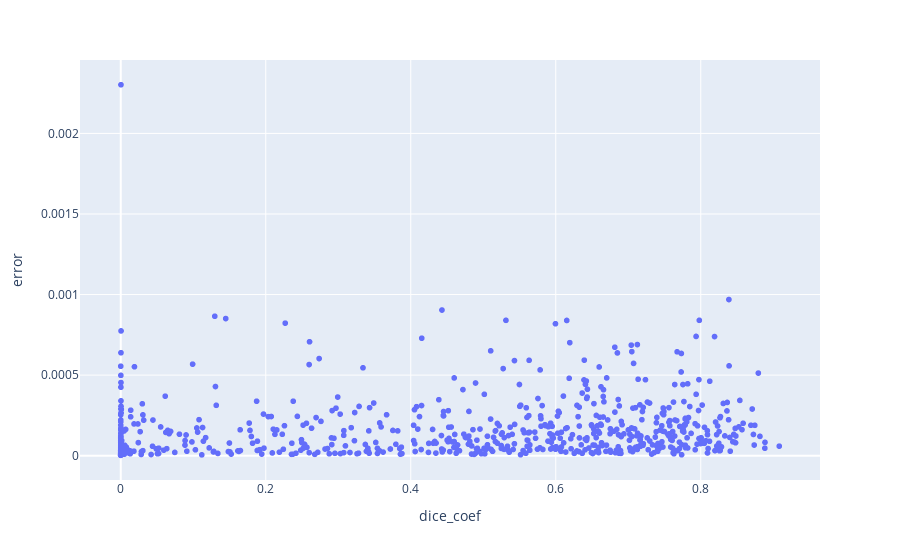
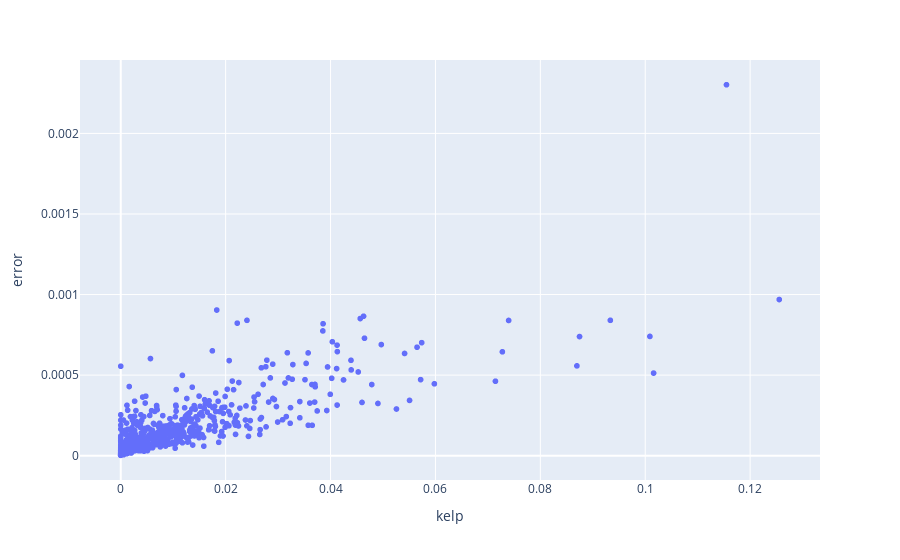
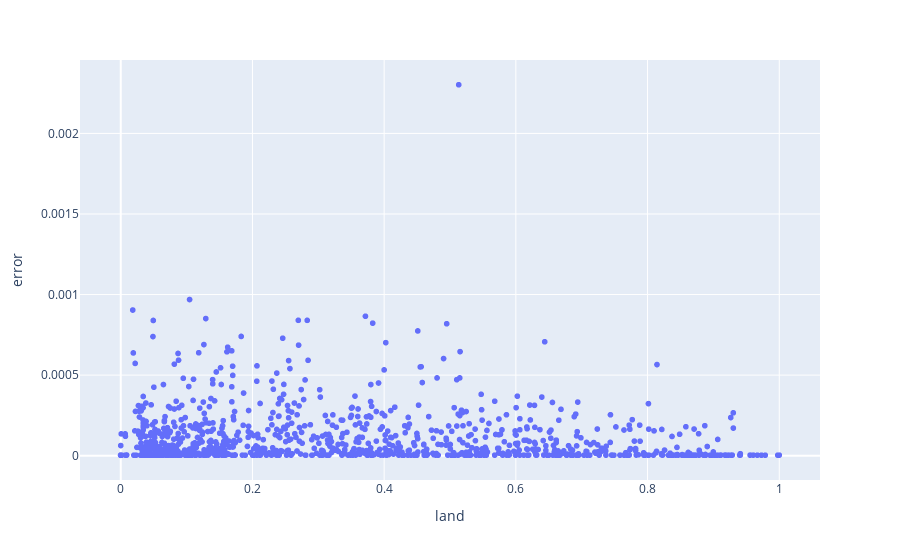
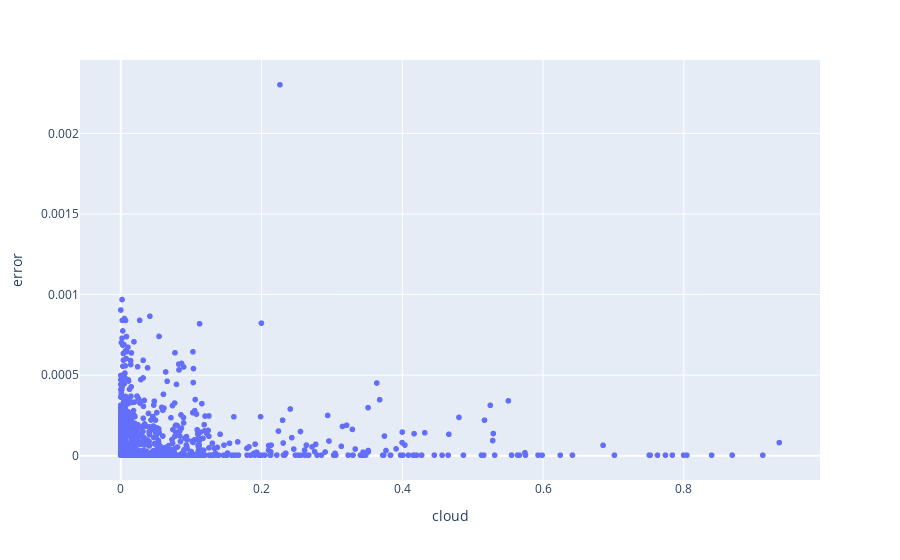

Notebook cell for these charts, in order:
### Code cell
# Plot scatterplots of dice coefficient, against kelp, land, cloud and missing_landsat, with plotly
import plotly.express as px
for col in ['dice_coef','kelp', 'land', 'cloud', 'missing_landsat']:
    fig = px.scatter(results, x=col, y='error')
    fig.show()

### Figure 1 — Plotly figure (JSON) as saved in the notebook; plotly's stock layout.template omitted (floating-point values rounded to 4 significant figures; data arrays with more than 128 entries replaced by an {"elided": "..."} marker saying what was removed)
{"data": [{"hovertemplate": "dice_coef=%{x}<br>error=%{y}<extra></extra>", "legendgroup": "", "marker": {"color": "#636efa", "symbol": "circle"}, "mode": "markers", "name": "", "showlegend": false, "x": {"elided": "1127 float values"}, "xaxis": "x", "y": {"elided": "1127 float values"}, "yaxis": "y", "type": "scattergl"}], "layout": {"xaxis": {"anchor": "y", "domain": [0.0, 1.0], "title": {"text": "dice_coef"}}, "yaxis": {"anchor": "x", "domain": [0.0, 1.0], "title": {"text": "error"}}, "legend": {"tracegroupgap": 0}, "margin": {"t": 60}}}

### Figure 2 — Plotly figure (JSON) as saved in the notebook; plotly's stock layout.template omitted (floating-point values rounded to 4 significant figures; data arrays with more than 128 entries replaced by an {"elided": "..."} marker saying what was removed)
{"data": [{"hovertemplate": "kelp=%{x}<br>error=%{y}<extra></extra>", "legendgroup": "", "marker": {"color": "#636efa", "symbol": "circle"}, "mode": "markers", "name": "", "showlegend": false, "x": {"elided": "1127 float values"}, "xaxis": "x", "y": {"elided": "1127 float values"}, "yaxis": "y", "type": "scattergl"}], "layout": {"xaxis": {"anchor": "y", "domain": [0.0, 1.0], "title": {"text": "kelp"}}, "yaxis": {"anchor": "x", "domain": [0.0, 1.0], "title": {"text": "error"}}, "legend": {"tracegroupgap": 0}, "margin": {"t": 60}}}

### Figure 3 — Plotly figure (JSON) as saved in the notebook; plotly's stock layout.template omitted (floating-point values rounded to 4 significant figures; data arrays with more than 128 entries replaced by an {"elided": "..."} marker saying what was removed)
{"data": [{"hovertemplate": "land=%{x}<br>error=%{y}<extra></extra>", "legendgroup": "", "marker": {"color": "#636efa", "symbol": "circle"}, "mode": "markers", "name": "", "showlegend": false, "x": {"elided": "1127 float values"}, "xaxis": "x", "y": {"elided": "1127 float values"}, "yaxis": "y", "type": "scattergl"}], "layout": {"xaxis": {"anchor": "y", "domain": [0.0, 1.0], "title": {"text": "land"}}, "yaxis": {"anchor": "x", "domain": [0.0, 1.0], "title": {"text": "error"}}, "legend": {"tracegroupgap": 0}, "margin": {"t": 60}}}

### Figure 4 — Plotly figure (JSON) as saved in the notebook; plotly's stock layout.template omitted (floating-point values rounded to 4 significant figures; data arrays with more than 128 entries replaced by an {"elided": "..."} marker saying what was removed)
{"data": [{"hovertemplate": "cloud=%{x}<br>error=%{y}<extra></extra>", "legendgroup": "", "marker": {"color": "#636efa", "symbol": "circle"}, "mode": "markers", "name": "", "showlegend": false, "x": {"elided": "1127 float values"}, "xaxis": "x", "y": {"elided": "1127 float values"}, "yaxis": "y", "type": "scattergl"}], "layout": {"xaxis": {"anchor": "y", "domain": [0.0, 1.0], "title": {"text": "cloud"}}, "yaxis": {"anchor": "x", "domain": [0.0, 1.0], "title": {"text": "error"}}, "legend": {"tracegroupgap": 0}, "margin": {"t": 60}}}
